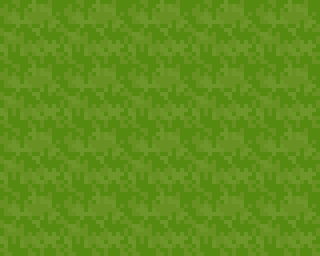

This is a level from a 2D game, rendered from its Tiled map with the project's own tilesets. A one-line summary and the complete map file follow:
An orthogonal 5x4 tile map with 64x64 px tiles, 1 tile layer (Floor), 2 tilesets and 2 objects (Player, Loop).

<map version="1.10" tiledversion="1.12.0" orientation="orthogonal" renderorder="right-down" width="5" height="4" tilewidth="64" tileheight="64" infinite="0" nextlayerid="15" nextobjectid="10">
 <tileset firstgid="1" name="!CL_DEMO_64" tilewidth="64" tileheight="64" tilecount="1240" columns="40">
  <image source="../../../../assets/textures/environments/!CL_DEMO_64.png" width="2560" height="1984" />
 </tileset>
 <tileset firstgid="1241" name="duck-Sheet" tilewidth="64" tileheight="64" tilecount="120" columns="24">
  <image source="../../../../assets/textures/characters/duck-Sheet.png" width="1536" height="320" />
 </tileset>
 <layer id="13" name="Floor" width="5" height="4">
  <data encoding="csv">
42,42,42,42,42,
42,42,42,42,42,
42,42,42,42,42,
42,42,42,42,42
</data>
 </layer>
 <objectgroup id="14" name="Interaction">
  <object id="9" name="Jay" type="Player" gid="1241" x="0" y="192" width="64" height="64" />
 </objectgroup>
 <objectgroup id="6" name="Looping Test">
  <object id="5" name="LoopingPath" type="Loop" x="98.3943" y="49.4463">
   <polygon points="-12.5381,-6.74483 -11.5752,189.526 182.355,188.88 183.339,-6.29202" />
  </object>
 </objectgroup>
</map>
